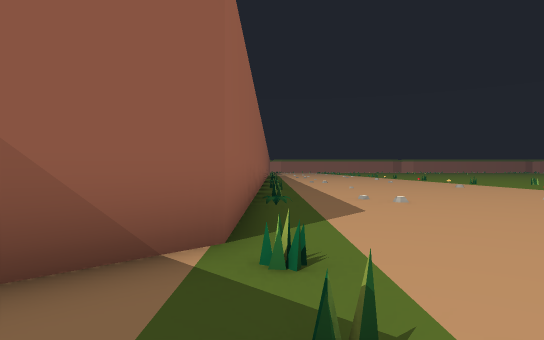
[1] (above)

24 first-person views from a walk through a 3-D level made in the Unity game engine. The camera is 0.62 m above the floor, looks level and sees 75° across. The floor is counted in squares, 1 m on a side. Each view is taken from the middle of a square. On the plan, view 1 faces up. The plan holds only what a view shows up to about 10 squares ahead; the rest is blank. The place goes on beyond the plan.

[2]
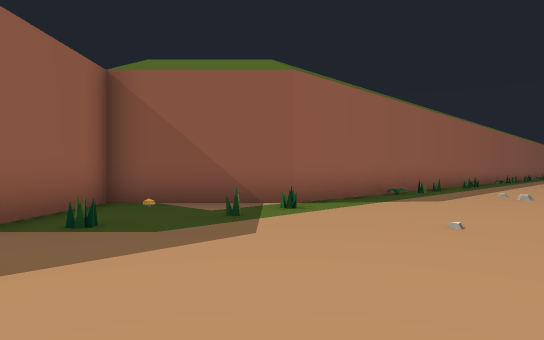

[3]
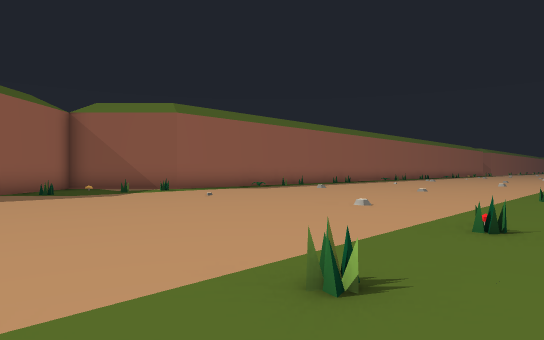

[4]
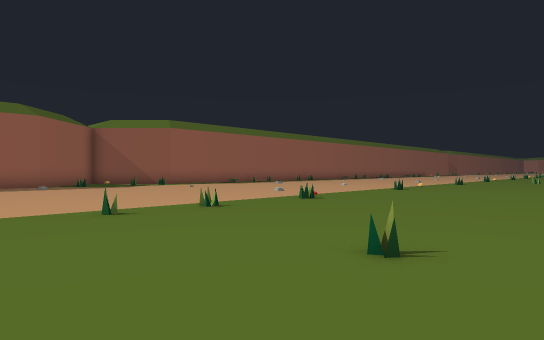

[5]
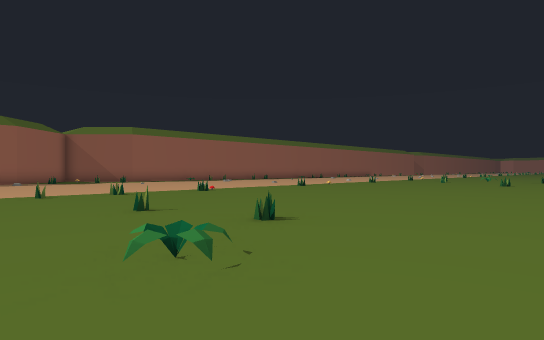

[6]
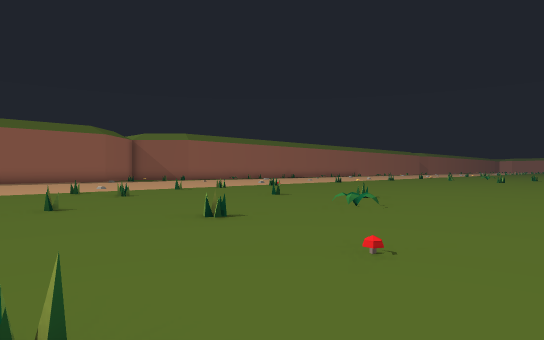

[7]
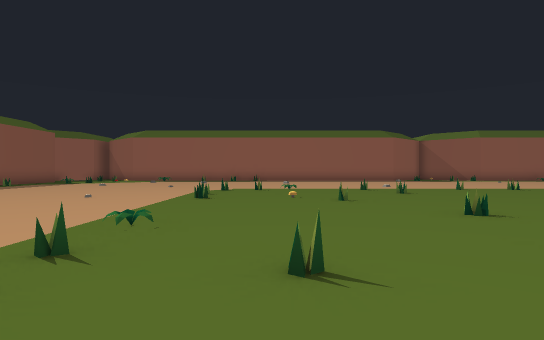

[8]
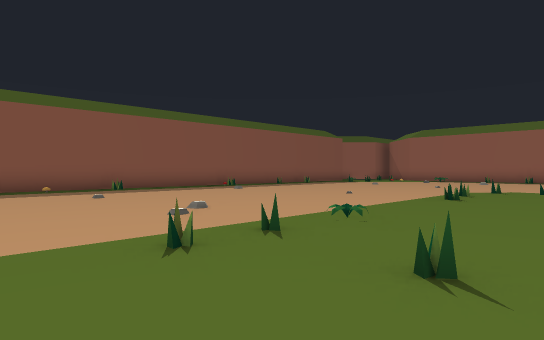

[9]
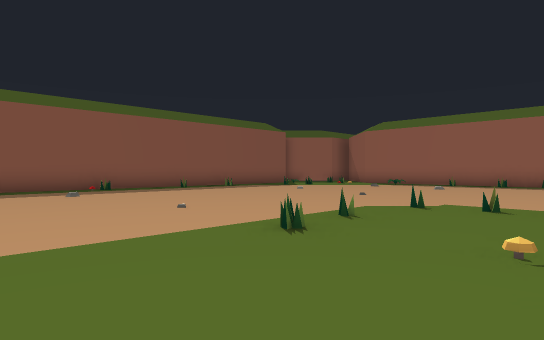

[10]
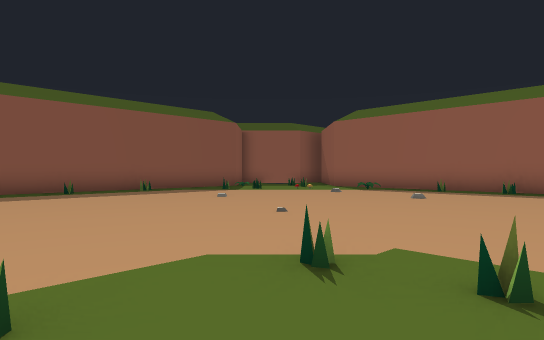

[11]
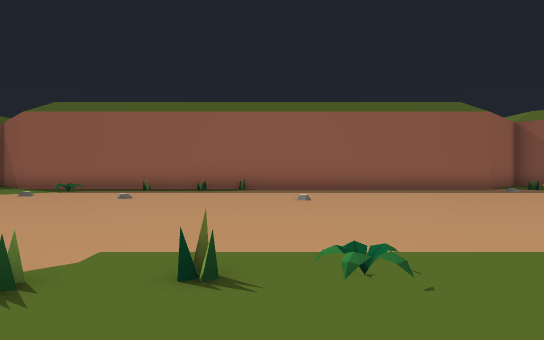

[12]
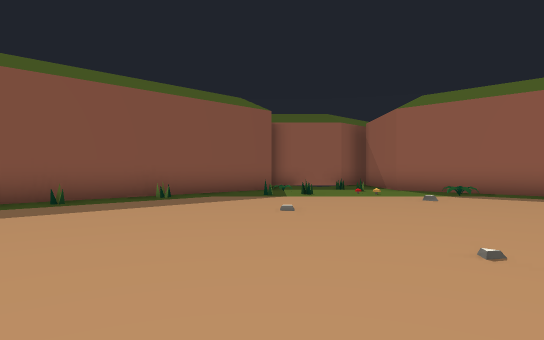

[13]
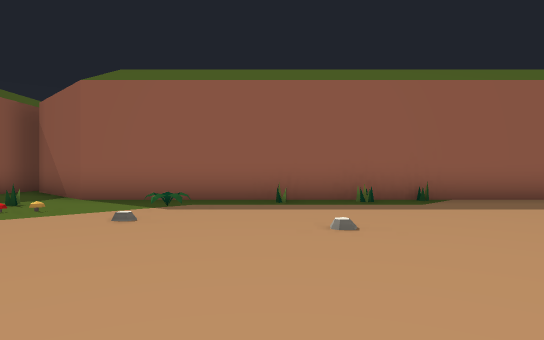

[14]
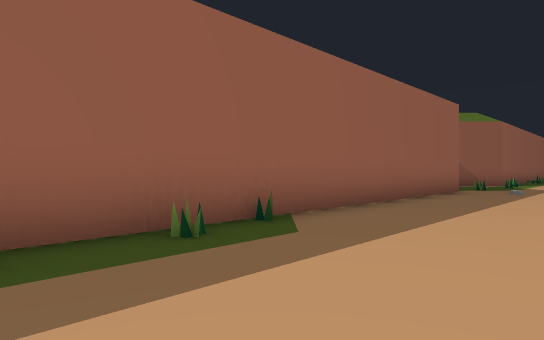

[15]
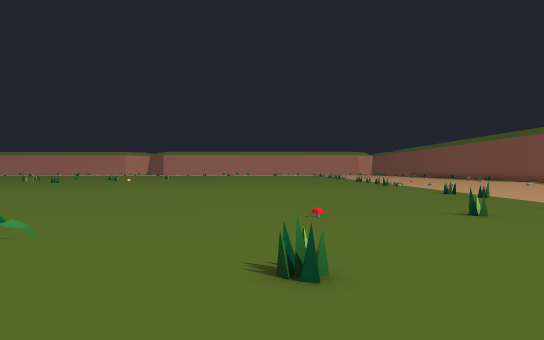

[16]
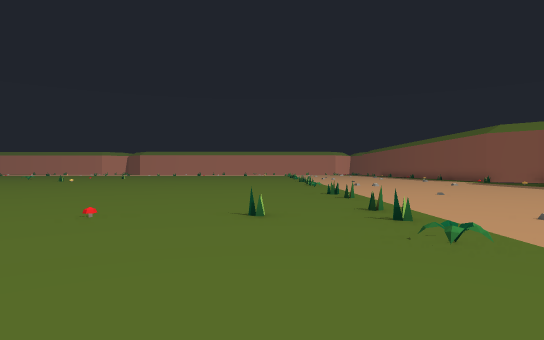

[17]
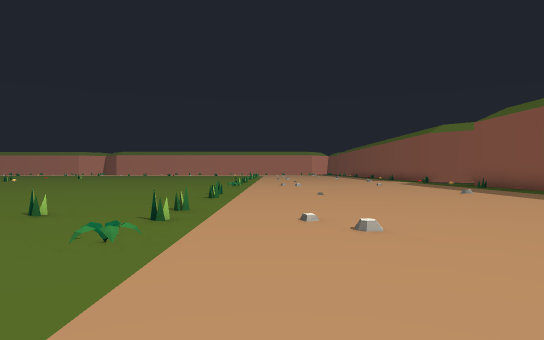

[18]
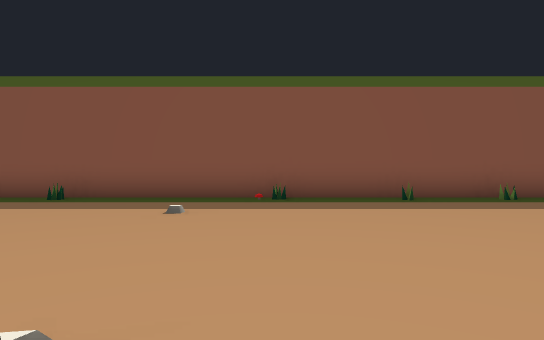

[19]
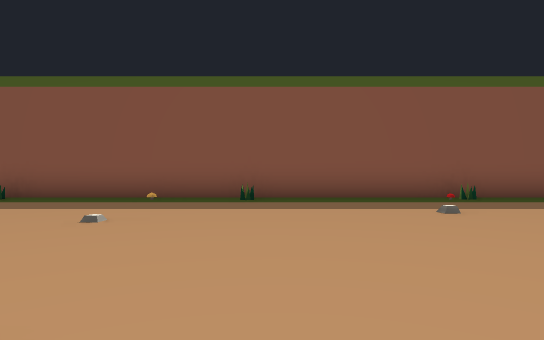

[20]
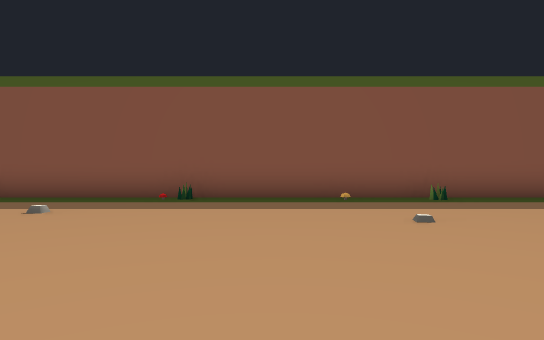

[21]
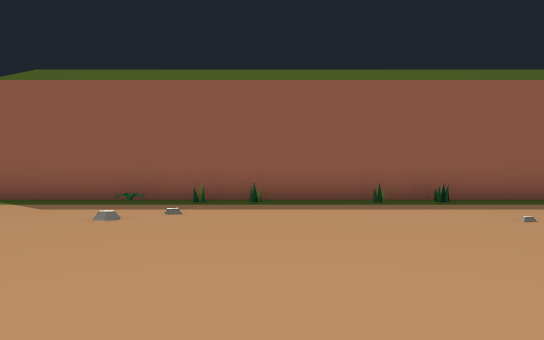

[22]
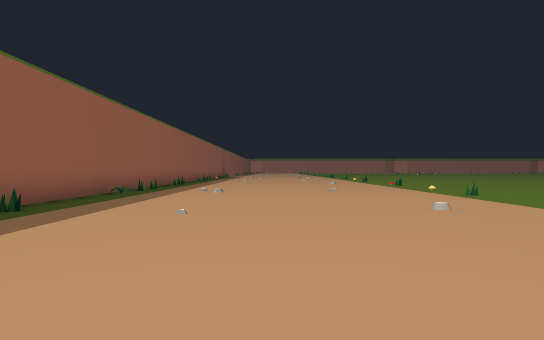

[23]
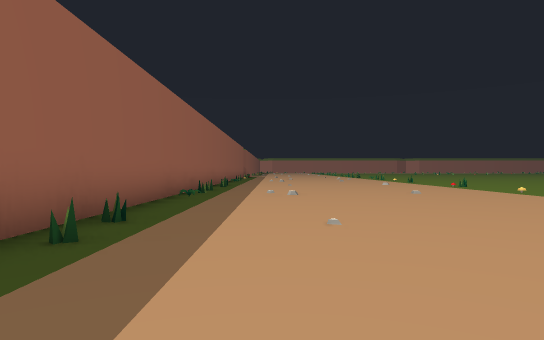

[24]
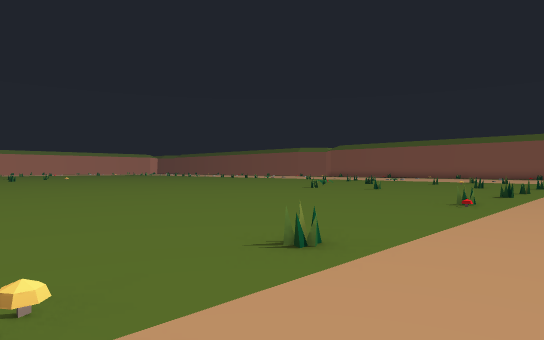

### Floor plan
Key: @ floor where view 1 was taken; # wall or solid block; . floor; = window, fence, low wall or low ledge.
Columns run from 3 left of view 1 to 23 right of it. Each row starts with its distance up from view 1.
 17    #...........
 16   ##........=..
 15   #...........
 14   #...........
 13   #..........
 12   ##........
 11   ##.......
 10   #........
  9   ##........
  8   #............
  7   ##.................
  6   ##........=.........
  5   #...................
  4   #..................
  3  ##..................
  2 ##.=.................
  1 #..=........=.........   ..
  0 #..@.................. ....
 -1 ###=........=..............
 -2   #...............=........
 -3   #.........=...=..........
 -4   #................=.......
 -5   #.......  ...............
 -6   #.........=.....=........
 -7   #........................
 -8   #.............=..........
 -9   #.........=........=.....
-10   ##........=..............
-11   ##..........==........==.
-12   #........................
-13   #........................
-14   #........................
-15   #.=......................
-16   #........................
-17  ##........................
-18 ##..=.==...................
-19 #..   .....=...............
-20 ##     ####################

Positions as (right, up) in squares from view 1, and headings:
1: (0, 0), facing up
2: (4, -2), facing up-left
3: (10, -3), facing up-left
4: (14, -5), facing up-left
5: (18, -5), facing up-left
6: (19, -9), facing up-left
7: (20, -9), facing left
8: (20, -8), facing down-left
9: (15, -8), facing down-left
10: (11, -9), facing down-left
11: (11, -9), facing left
12: (10, -12), facing down-left
13: (7, -13), facing left
14: (3, -13), facing up-left
15: (13, -6), facing right
16: (13, -9), facing right
17: (13, -12), facing right
18: (11, -12), facing down
19: (15, -12), facing down
20: (19, -12), facing down
21: (7, 9), facing left
22: (4, 7), facing up
23: (2, 8), facing up
24: (7, 8), facing down-right
